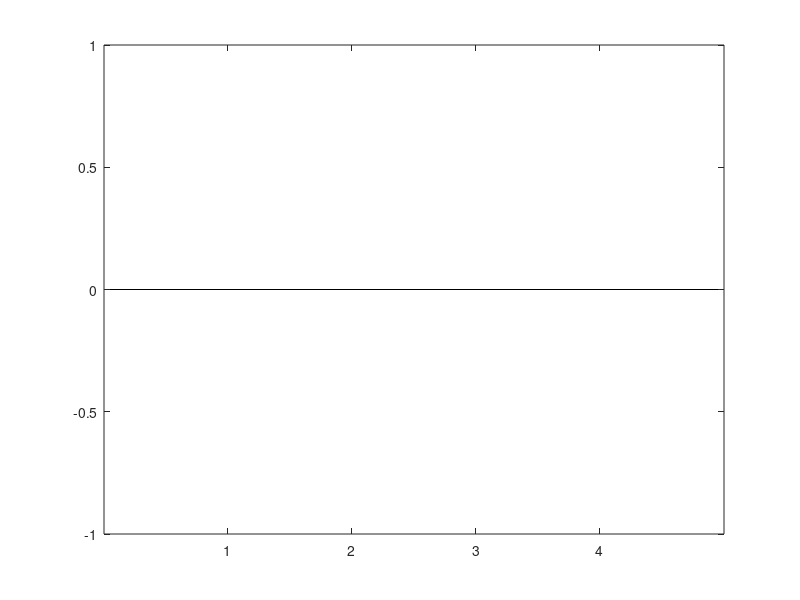

MATLAB code for this plot: (Note: this script raises an error after producing the figure.)
%% LOAD CMVDLLOSS FROM EACH .MAT FILE
%areas = {'M1UOnly','M1FControl','S1UControl','S1FControl'};
areas = {'M1UOnly','M1FControl','S1UControl','S1FControl','M1UNerveBlock','M1FNerveBlock','S1UNerveBlock','S1FNerveBlock'};
perf = zeros(8,15);

for i=1:size(areas,2)
    files = dir (strcat('S:\',areas{i},'\*.mat')); % checks .mat files
    L = length(files);

    for j=1:L
        %fprintf(files(i).name)
        load(strcat('S:\',areas{i},'\',files(j).name),'cvmdlloss')
        perf(i,j) = 1-cvmdlloss;
    end
end

%% GRAPH WITH ERROR BARS
data = zeros(4,2);
SD = zeros(4,2);
x=1:8;
for i=1:4
   data(i,1) = mean(nonzeros(perf(i,:))); % control
   data(i,2) = mean(nonzeros(perf(i+4,:))); % nerveblock
   SD(i,1) = std(nonzeros(perf(i,:)));
   SD(i,2) = std(nonzeros(perf(i+4,:)));
end

bar(data)
hold on
% er = errorbar(x,data,SD,SD);
% er.Color = [0 0 0]; 
% er.LineStyle = 'none';
%%
%perf = [perf_values(1),perf_values(5); perf_values(2),perf_values(6);perf_values(3),perf_values(7);perf_values(4),perf_values(8)];
%perf = [0.69,0.74 ;0.74,0.77 ;0.61 ,0.73 ; 0.64,0.73 ];
b = bar(data,1);
xtips1 = b(1).XEndPoints;
ytips1 = b(1).YEndPoints;
labels1 = string(round(b(1).YData,2));
text(xtips1,ytips1,labels1,'HorizontalAlignment','center',...
    'VerticalAlignment','bottom')
xtips2 = b(2).XEndPoints;
ytips2 = b(2).YEndPoints;
labels2 = string(round(b(2).YData,2));
text(xtips2,ytips2,labels2,'HorizontalAlignment','center',...
    'VerticalAlignment','bottom')
ylabel('Performance')
xticks([1 2 3 4])
ylim([0 1]);
grid on
xticklabels({'     Rostral M1o\newline(34 units, n=11&8)'; '     Caudal M1o\newline(36 units, n=10&8)'; '       Areas 1/2\newline(33 units, n=10&8)'; '     Areas 3a/3b\newline(27 units, n=15&9)'})
% ≈
yline((1/2)^6,'-r','LineWidth',2.0);
%title('Mean KNN Classifier Performance of L-P Contact by Cortical Region and Block Status')

xBar=cell2mat(get(b,'XData')).' + [b.XOffset];  % compute bar centers
hold on
errorbar(xBar,data,SD,'k.');
legend('Control','All Nerve Blocks','Chance = (1/2)^6')
%set(get(get(errorbar,'Annotation'),'LegendInformation'),'IconDisplayStyle','off');
% hold on
% er = errorbar(x,data,SD,SD);
% hold off
set(gcf,'color','w');
%% DETERMINE STATISTICAL SIGNIFICANCE
for i=1:4
    ztest(nonzeros(perf(i+4,:)),mean(nonzeros(perf(i,:))),std(nonzeros(perf(i,:))),'Alpha',0.001)
end